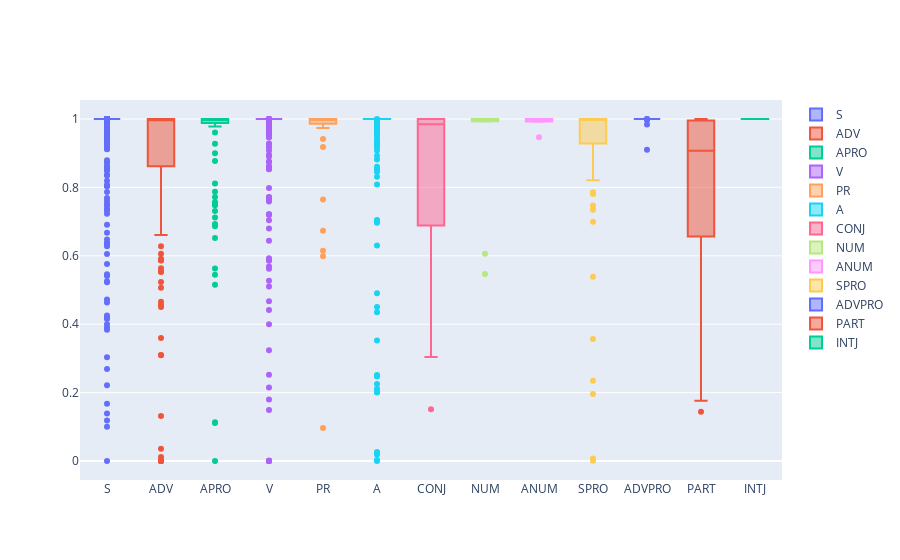

The cell this chart's notebook holds for it:
### Code cell
data = []
for PoS in packs.PoS.unique():
    data.append(
        go.Box(y=packs[packs["PoS"]==PoS].wt, name=PoS)
    )

iplot(data, show_link = False)
py.offline.plot(data,filename="Weight.html")

### Figure 1 — Plotly figure (JSON) as saved in the notebook; plotly's stock layout.template omitted (floating-point values rounded to 4 significant figures; data arrays with more than 128 entries replaced by an {"elided": "..."} marker saying what was removed)
{"data": [{"name": "S", "type": "box", "y": {"elided": "701 float values"}}, {"name": "ADV", "type": "box", "y": {"elided": "191 float values"}}, {"name": "APRO", "type": "box", "y": [0.5154, 3.284e-05, 0.8118, 0.999, 0.1136, 1, 0.994, 0.9998, 1.0, 1, 1, 1, 1, 1.0, 1, 0.9999, 1, 0.6929, 0.8769, 0.9274, 0.9963, 1, 0.9988, 1, 1, 0.9999, 1, 0.9992, 1.0, 1, 0.8998, 1, 0.7483, 0.9993, 0.9882, 0.7116, 1, 1, 0.7492, 1.0, 1, 0.9894, 0.111, 1.0, 0.7307, 0.787, 0.999, 0.5626, 1.0, 0.7719, 1, 1, 0.9608, 1, 1, 0.652, 0.9999, 1, 1.0, 0.9986, 1, 1, 0.998, 1, 1, 0.7485, 1.0, 1, 1, 1, 1, 0.7573, 1, 1, 1, 1, 1, 1, 0.9945, 0.6865, 0.9961, 1, 1, 1, 1, 1.0, 0.9979, 1, 1.0, 0.9921, 1, 0.5446, 1.0, 1, 0.978]}, {"name": "V", "type": "box", "y": {"elided": "890 float values"}}, {"name": "PR", "type": "box", "y": [0.999, 1.0, 1, 1.0, 1, 0.9775, 0.9994, 1.0, 1, 0.9996, 0.5985, 0.9181, 0.6729, 0.9738, 0.9997, 1.0, 1, 0.9864, 1, 1, 1, 0.9419, 1, 1.0, 1, 1, 1, 0.986, 0.9995, 0.09646, 1.0, 0.6147, 1, 0.7647, 1, 1, 1, 1, 1, 1]}, {"name": "A", "type": "box", "y": {"elided": "271 float values"}}, {"name": "CONJ", "type": "box", "y": [1.0, 0.9999, 0.6103, 0.8252, 0.6885, 1, 0.9822, 0.8058, 1, 0.9998, 0.3041, 0.625, 0.9999, 0.8024, 1, 0.9992, 0.1515, 0.9865]}, {"name": "NUM", "type": "box", "y": [0.9924, 0.9995, 1, 1, 1.0, 1, 0.5467, 1, 1, 0.6059, 1, 1, 1, 0.9934, 0.9937]}, {"name": "ANUM", "type": "box", "y": [1, 0.9974, 1, 1, 0.9923, 0.9948, 0.9927, 0.9948, 0.9999, 0.9998, 1, 0.9952, 0.9467, 0.9928]}, {"name": "SPRO", "type": "box", "y": [0.0007907, 0.5385, 1, 1, 0.1956, 1, 0.9887, 0.8207, 0.988, 1, 1, 1.0, 1, 1, 0.8809, 0.9953, 0.747, 1, 1, 1, 1.0, 1, 0.781, 1, 1, 1, 1, 1, 1, 1.0, 0.007359, 0.9438, 0.9999, 0.9981, 1, 0.9519, 0.6994, 0.7857, 0.3569, 1, 1, 0.8502, 1, 1, 1.0, 0.9597, 1, 1, 1, 1, 1, 1, 0.9493, 0.7346, 0.2347, 1, 1]}, {"name": "ADVPRO", "type": "box", "y": [0.9974, 1, 1, 1, 1, 1, 0.9841, 1, 1, 0.9999, 1, 1, 1, 1, 1, 0.9102, 1.0, 1, 1, 1, 1, 1, 1, 1, 1, 1, 1, 1, 1, 1, 1]}, {"name": "PART", "type": "box", "y": [0.9352, 0.5357, 1, 1, 0.7192, 0.9549, 0.6707, 0.7719, 0.9074, 0.5596, 0.9999, 0.615, 0.7704, 0.9979, 0.176, 0.8212, 0.1439, 0.4708, 0.9758, 0.9991, 0.9945, 1, 0.9473, 0.9061, 0.9925]}, {"name": "INTJ", "type": "box", "y": [0.9997, 1]}], "layout": {}}
